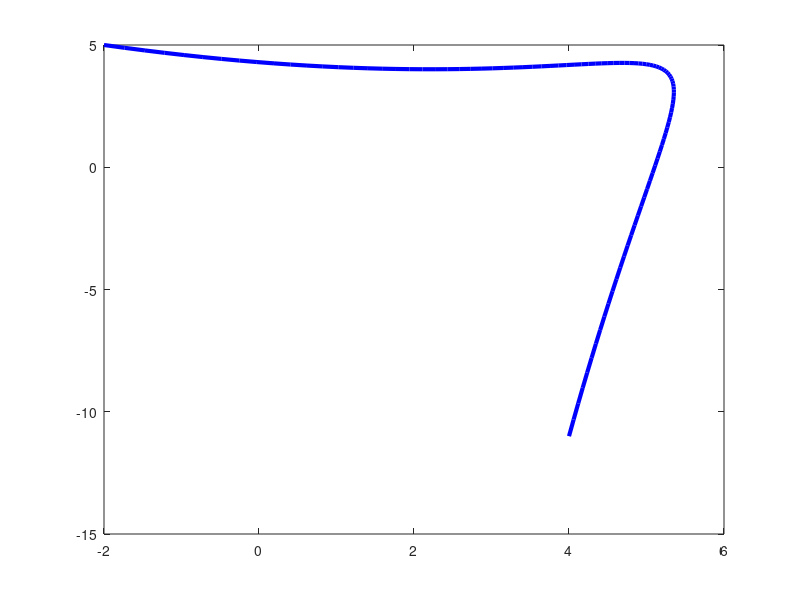

This chart was generated by the following MATLAB code:
t=0:0.01:1;
T=[ones(length(t),1),t',t'.^2,t'.^3];
M=[1,0,0,0;-3,3,0,0;3,-6,3,0;-1,3,-3,1];
P=[-2,5;7,1;6,12;4,-11];
B2=(T*M)*P;
plot(B2(:,1),B2(:,2),'linewidth',3,'color','b')
